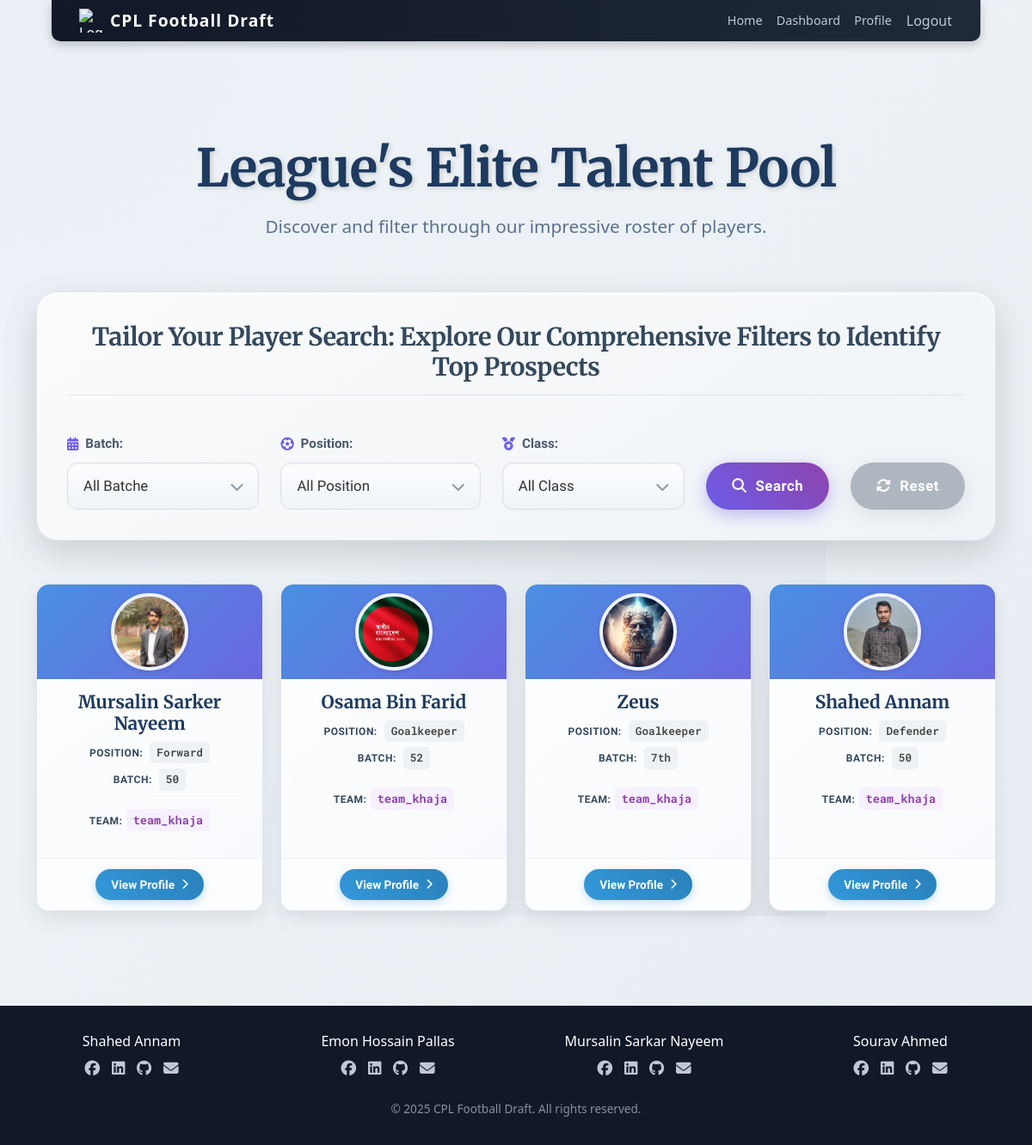
The app's page /player/list/ (signed in), older data.
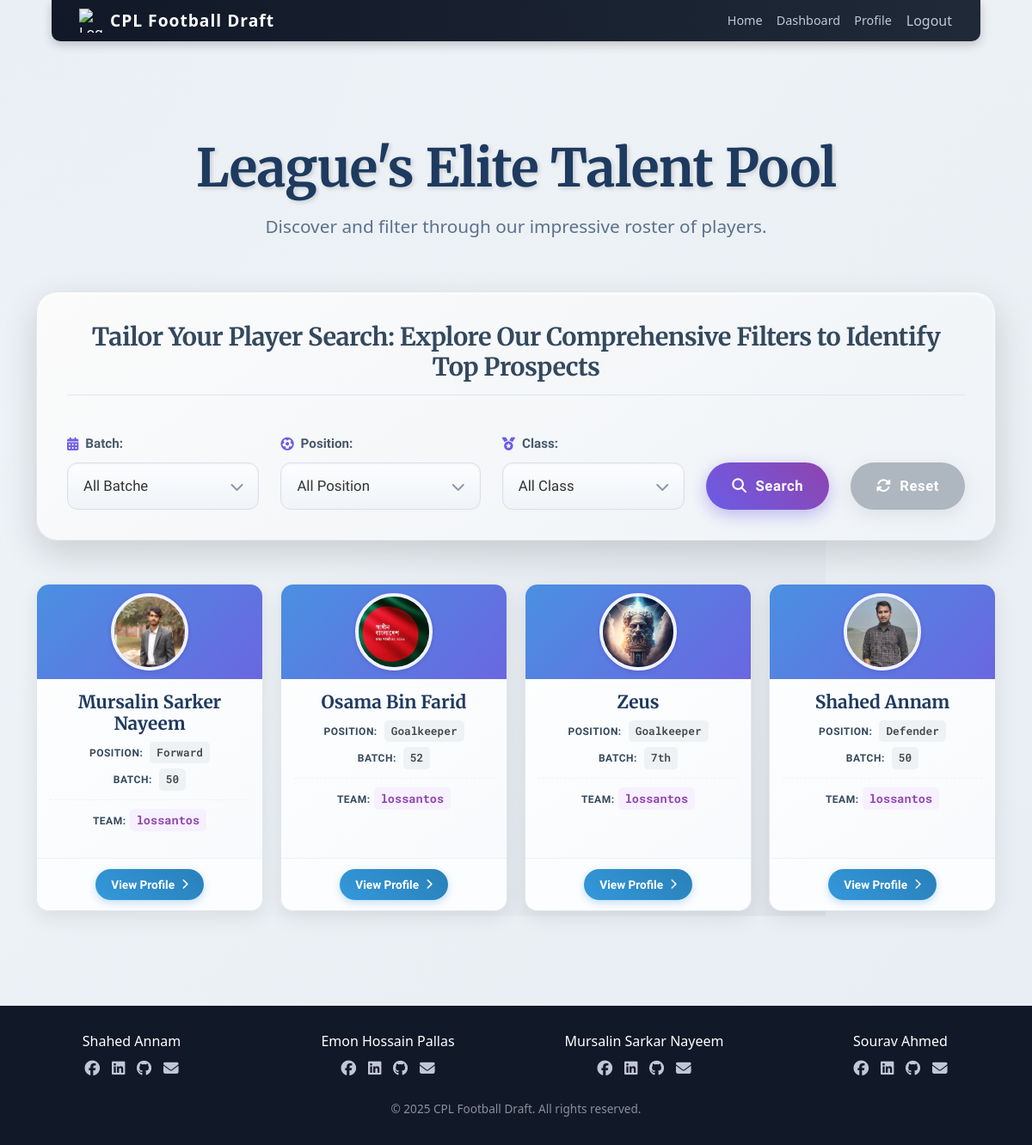
The same page, newer data.
### player/models.py (models this page shows, shortened)
class Player(models.Model):
    POSITION_CHOICES = [
        ('Midfielder', 'Midfielder'),
        ('Goalkeeper', 'Goalkeeper'),
        ('Forward', 'Forward'),
        ('Defender', 'Defender'),
    ]
    user = models.ForeignKey(settings.AUTH_USER_MODEL, on_delete=models.CASCADE)
    name = models.CharField(max_length=100)
    age = models.IntegerField()
    playing_position = models.CharField(max_length=20, choices=POSITION_CHOICES)
    batch = models.CharField(max_length=10)
    contact_number = models.CharField(max_length=15, blank=True, null=True)
    profile_picture = models.ImageField(upload_to='profile_pics/', blank=True, null=True)
    assigned_team = models.CharField(max_length=100, default="Not bought yet")
    registered_at = models.DateTimeField(auto_now_add=True)
    price = models.IntegerField(default=100)

### player/views.py (the view)
# urls.py: path('list/', views.player_list, name='player_list'),
@login_required
def player_list(request):
    batch_filter = request.GET.get('batch', None)
    position_filter = request.GET.get('position', None)
    class_filter = request.GET.get('player_class', None) # Get the new class filter
    players = Player.objects.all()
    if batch_filter:
        players = players.filter(batch=batch_filter)
    if position_filter:
        players = players.filter(playing_position=position_filter)
    if class_filter:
        players = players.filter(player_class=class_filter)
    elif class_filter == '': # Handle 'All' option for radio buttons
        players = players # Do nothing, show all
    all_batches = list(range(45, 61))
    return render(request, 'player/player_list.html', {
        'players': players,
        'batch_filter': batch_filter,
        'position_filter': position_filter,
        'class_filter': class_filter, # Pass the new filter
        'all_batches': all_batches,
    })

### templates/player/player_list.html (shortened to what the changed rows need)
{% extends 'cpl/base.html' %}
{% load static %}
{% block head %}
    <link rel="stylesheet" href="{% static 'player/stylePlayer_list.css' %}">
    <link rel="stylesheet" href="https://cdnjs.cloudflare.com/ajax/libs/font-awesome/6.0.0-beta3/css/all.min.css" />
{% endblock %}
{% block content %}
<div class="player-list-container">
    <h1 class="page-title">League's Elite Talent Pool</h1>
    <div class="filter-section elegant-filter">
        <h2 class="filter-header">Tailor Your Player Search: Explore Our Comprehensive Filters to Identify Top Prospects</h2>
    </div>
    {% if players %}
        <div class="player-grid">
            {% for player in players %}
            <div class="player-card">
                <div class="player-card-header">
                    {% if player.profile_picture %}
                        <img src="{{ player.profile_picture.url }}" alt="{{ player.name }} Profile" class="profile-picture">
                    {% else %}
                        <img src="{% static 'player/img/default_player_silhouette.svg' %}" alt="No Profile Picture" class="profile-picture default-profile-picture">
                    {% endif %}
                </div>
                <div class="player-card-body">
                    <h2 class="player-name">{{ player.name }}</h2>
                    <p class="player-meta">
                        <span class="detail-label">Position:</span>
                        <span class="detail-value position-{{ player.playing_position|lower }}">{{ player.playing_position }}</span>
                    </p>
                    <p class="player-meta">
                        <span class="detail-label">Batch:</span>
                        <span class="detail-value">{{ player.batch }}</span>
                    </p>
                    <p class="player-team-status">
                        <span class="detail-label">Team:</span>
                        <span class="detail-value assigned-team-name {{ player.assigned_team|lower|slugify }}">{{ player.assigned_team }}</span>
                    </p>
                </div>
                <div class="player-card-footer">
                    <a href="{% url 'player:player_profile' %}?player_id={{ player.id }}" class="view-profile-button">
                        View Profile <i class="fas fa-chevron-right"></i>
                    </a>
                </div>
            </div>
            {% endfor %}
        </div>
    {% else %}
        <div class="no-players-found">
            <i class="fas fa-frown no-players-icon"></i>
            <p>No players found matching your criteria. Try adjusting your filters!</p>
            <a href="{% url 'player:player_list' %}" class="filter-button primary">Show All Players</a>
        </div>
    {% endif %}
</div>
{% endblock %}

Row changes from the older to the newer data that the page shows:
changed Player "Mursalin Sarker Nayeem": assigned_team "team_khaja" → "lossantos"
changed Player "Osama Bin Farid": assigned_team "team_khaja" → "lossantos"
changed Player "Zeus": assigned_team "team_khaja" → "lossantos"
changed Player "Shahed Annam": assigned_team "team_khaja" → "lossantos"
